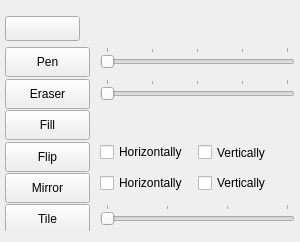
<?xml version="1.0" encoding="UTF-8"?>
<ui version="4.0">
 <class>ToolsWidget</class>
 <widget class="QDockWidget" name="ToolsWidget">
  <property name="geometry">
   <rect>
    <x>0</x>
    <y>0</y>
    <width>300</width>
    <height>242</height>
   </rect>
  </property>
  <property name="sizePolicy">
   <sizepolicy hsizetype="Preferred" vsizetype="Preferred">
    <horstretch>0</horstretch>
    <verstretch>0</verstretch>
   </sizepolicy>
  </property>
  <property name="minimumSize">
   <size>
    <width>300</width>
    <height>242</height>
   </size>
  </property>
  <property name="maximumSize">
   <size>
    <width>300</width>
    <height>242</height>
   </size>
  </property>
  <property name="floating">
   <bool>true</bool>
  </property>
  <property name="features">
   <set>QDockWidget::AllDockWidgetFeatures</set>
  </property>
  <property name="allowedAreas">
   <set>Qt::LeftDockWidgetArea|Qt::RightDockWidgetArea</set>
  </property>
  <property name="windowTitle">
   <string>Tools</string>
  </property>
  <widget class="QWidget" name="dockWidgetContents">
   <property name="minimumSize">
    <size>
     <width>0</width>
     <height>0</height>
    </size>
   </property>
   <property name="maximumSize">
    <size>
     <width>300</width>
     <height>220</height>
    </size>
   </property>
   <layout class="QFormLayout" name="formLayout">
    <property name="fieldGrowthPolicy">
     <enum>QFormLayout::AllNonFixedFieldsGrow</enum>
    </property>
    <property name="rowWrapPolicy">
     <enum>QFormLayout::DontWrapRows</enum>
    </property>
    <property name="labelAlignment">
     <set>Qt::AlignCenter</set>
    </property>
    <property name="formAlignment">
     <set>Qt::AlignCenter</set>
    </property>
    <property name="horizontalSpacing">
     <number>10</number>
    </property>
    <property name="verticalSpacing">
     <number>10</number>
    </property>
    <property name="leftMargin">
     <number>5</number>
    </property>
    <property name="topMargin">
     <number>5</number>
    </property>
    <property name="rightMargin">
     <number>5</number>
    </property>
    <property name="bottomMargin">
     <number>5</number>
    </property>
    <item row="0" column="0">
     <widget class="QPushButton" name="ColorButton">
      <property name="sizePolicy">
       <sizepolicy hsizetype="Fixed" vsizetype="Fixed">
        <horstretch>0</horstretch>
        <verstretch>0</verstretch>
       </sizepolicy>
      </property>
      <property name="minimumSize">
       <size>
        <width>75</width>
        <height>25</height>
       </size>
      </property>
      <property name="autoFillBackground">
       <bool>false</bool>
      </property>
      <property name="styleSheet">
       <string notr="true"/>
      </property>
      <property name="text">
       <string/>
      </property>
      <property name="iconSize">
       <size>
        <width>16</width>
        <height>16</height>
       </size>
      </property>
      <property name="checkable">
       <bool>false</bool>
      </property>
      <property name="autoDefault">
       <bool>false</bool>
      </property>
      <property name="default">
       <bool>false</bool>
      </property>
      <property name="flat">
       <bool>false</bool>
      </property>
     </widget>
    </item>
    <item row="1" column="0">
     <widget class="QPushButton" name="PenButton">
      <property name="sizePolicy">
       <sizepolicy hsizetype="Fixed" vsizetype="Fixed">
        <horstretch>0</horstretch>
        <verstretch>0</verstretch>
       </sizepolicy>
      </property>
      <property name="minimumSize">
       <size>
        <width>85</width>
        <height>30</height>
       </size>
      </property>
      <property name="text">
       <string>Pen</string>
      </property>
      <property name="checkable">
       <bool>true</bool>
      </property>
      <property name="checked">
       <bool>false</bool>
      </property>
      <property name="flat">
       <bool>false</bool>
      </property>
     </widget>
    </item>
    <item row="1" column="1">
     <widget class="QSlider" name="PenSizeSlider">
      <property name="sizePolicy">
       <sizepolicy hsizetype="Expanding" vsizetype="Fixed">
        <horstretch>0</horstretch>
        <verstretch>0</verstretch>
       </sizepolicy>
      </property>
      <property name="maximumSize">
       <size>
        <width>300</width>
        <height>300</height>
       </size>
      </property>
      <property name="minimum">
       <number>1</number>
      </property>
      <property name="maximum">
       <number>5</number>
      </property>
      <property name="tracking">
       <bool>false</bool>
      </property>
      <property name="orientation">
       <enum>Qt::Horizontal</enum>
      </property>
      <property name="tickPosition">
       <enum>QSlider::TicksAbove</enum>
      </property>
      <property name="tickInterval">
       <number>1</number>
      </property>
     </widget>
    </item>
    <item row="2" column="0">
     <widget class="QPushButton" name="EraserButton">
      <property name="sizePolicy">
       <sizepolicy hsizetype="Fixed" vsizetype="Fixed">
        <horstretch>0</horstretch>
        <verstretch>0</verstretch>
       </sizepolicy>
      </property>
      <property name="minimumSize">
       <size>
        <width>85</width>
        <height>30</height>
       </size>
      </property>
      <property name="text">
       <string>Eraser</string>
      </property>
      <property name="checkable">
       <bool>true</bool>
      </property>
     </widget>
    </item>
    <item row="2" column="1">
     <widget class="QSlider" name="EraserSizeSlider">
      <property name="maximumSize">
       <size>
        <width>300</width>
        <height>300</height>
       </size>
      </property>
      <property name="minimum">
       <number>1</number>
      </property>
      <property name="maximum">
       <number>5</number>
      </property>
      <property name="orientation">
       <enum>Qt::Horizontal</enum>
      </property>
      <property name="invertedAppearance">
       <bool>false</bool>
      </property>
      <property name="invertedControls">
       <bool>false</bool>
      </property>
      <property name="tickPosition">
       <enum>QSlider::TicksAbove</enum>
      </property>
      <property name="tickInterval">
       <number>1</number>
      </property>
     </widget>
    </item>
    <item row="3" column="0">
     <widget class="QPushButton" name="FillButton">
      <property name="sizePolicy">
       <sizepolicy hsizetype="Fixed" vsizetype="Fixed">
        <horstretch>0</horstretch>
        <verstretch>0</verstretch>
       </sizepolicy>
      </property>
      <property name="minimumSize">
       <size>
        <width>85</width>
        <height>30</height>
       </size>
      </property>
      <property name="text">
       <string>Fill</string>
      </property>
      <property name="checkable">
       <bool>true</bool>
      </property>
     </widget>
    </item>
    <item row="4" column="0">
     <widget class="QPushButton" name="FlipButton">
      <property name="sizePolicy">
       <sizepolicy hsizetype="Fixed" vsizetype="Fixed">
        <horstretch>0</horstretch>
        <verstretch>0</verstretch>
       </sizepolicy>
      </property>
      <property name="minimumSize">
       <size>
        <width>85</width>
        <height>30</height>
       </size>
      </property>
      <property name="text">
       <string>Flip</string>
      </property>
      <property name="checkable">
       <bool>true</bool>
      </property>
     </widget>
    </item>
    <item row="4" column="1">
     <widget class="QWidget" name="widget" native="true">
      <property name="maximumSize">
       <size>
        <width>300</width>
        <height>300</height>
       </size>
      </property>
      <layout class="QHBoxLayout" name="horizontalLayout">
       <property name="leftMargin">
        <number>0</number>
       </property>
       <property name="topMargin">
        <number>0</number>
       </property>
       <property name="rightMargin">
        <number>5</number>
       </property>
       <property name="bottomMargin">
        <number>0</number>
       </property>
       <item>
        <widget class="QCheckBox" name="HorizontalFlip">
         <property name="text">
          <string>Horizontally</string>
         </property>
        </widget>
       </item>
       <item>
        <widget class="QCheckBox" name="VerticalFlip">
         <property name="maximumSize">
          <size>
           <width>300</width>
           <height>300</height>
          </size>
         </property>
         <property name="text">
          <string>Vertically</string>
         </property>
        </widget>
       </item>
      </layout>
     </widget>
    </item>
    <item row="5" column="0">
     <widget class="QPushButton" name="MirrorButton">
      <property name="sizePolicy">
       <sizepolicy hsizetype="Fixed" vsizetype="Fixed">
        <horstretch>0</horstretch>
        <verstretch>0</verstretch>
       </sizepolicy>
      </property>
      <property name="minimumSize">
       <size>
        <width>85</width>
        <height>30</height>
       </size>
      </property>
      <property name="text">
       <string>Mirror</string>
      </property>
      <property name="checkable">
       <bool>true</bool>
      </property>
     </widget>
    </item>
    <item row="5" column="1">
     <widget class="QWidget" name="widget_2" native="true">
      <layout class="QHBoxLayout" name="horizontalLayout_2">
       <property name="leftMargin">
        <number>0</number>
       </property>
       <property name="topMargin">
        <number>0</number>
       </property>
       <property name="rightMargin">
        <number>5</number>
       </property>
       <property name="bottomMargin">
        <number>0</number>
       </property>
       <item>
        <widget class="QCheckBox" name="HorizontalMirror">
         <property name="text">
          <string>Horizontally</string>
         </property>
        </widget>
       </item>
       <item>
        <widget class="QCheckBox" name="VerticalMirror">
         <property name="text">
          <string>Vertically</string>
         </property>
        </widget>
       </item>
      </layout>
     </widget>
    </item>
    <item row="6" column="0">
     <widget class="QPushButton" name="TileButton">
      <property name="sizePolicy">
       <sizepolicy hsizetype="Fixed" vsizetype="Fixed">
        <horstretch>0</horstretch>
        <verstretch>0</verstretch>
       </sizepolicy>
      </property>
      <property name="minimumSize">
       <size>
        <width>85</width>
        <height>30</height>
       </size>
      </property>
      <property name="layoutDirection">
       <enum>Qt::LeftToRight</enum>
      </property>
      <property name="text">
       <string>Tile</string>
      </property>
      <property name="checkable">
       <bool>true</bool>
      </property>
      <property name="autoDefault">
       <bool>false</bool>
      </property>
      <property name="default">
       <bool>false</bool>
      </property>
      <property name="flat">
       <bool>false</bool>
      </property>
     </widget>
    </item>
    <item row="6" column="1">
     <widget class="QSlider" name="TileSizeSlider">
      <property name="maximumSize">
       <size>
        <width>300</width>
        <height>300</height>
       </size>
      </property>
      <property name="minimum">
       <number>1</number>
      </property>
      <property name="maximum">
       <number>4</number>
      </property>
      <property name="orientation">
       <enum>Qt::Horizontal</enum>
      </property>
      <property name="tickPosition">
       <enum>QSlider::TicksAbove</enum>
      </property>
      <property name="tickInterval">
       <number>1</number>
      </property>
     </widget>
    </item>
   </layout>
  </widget>
 </widget>
 <resources/>
 <connections/>
</ui>
